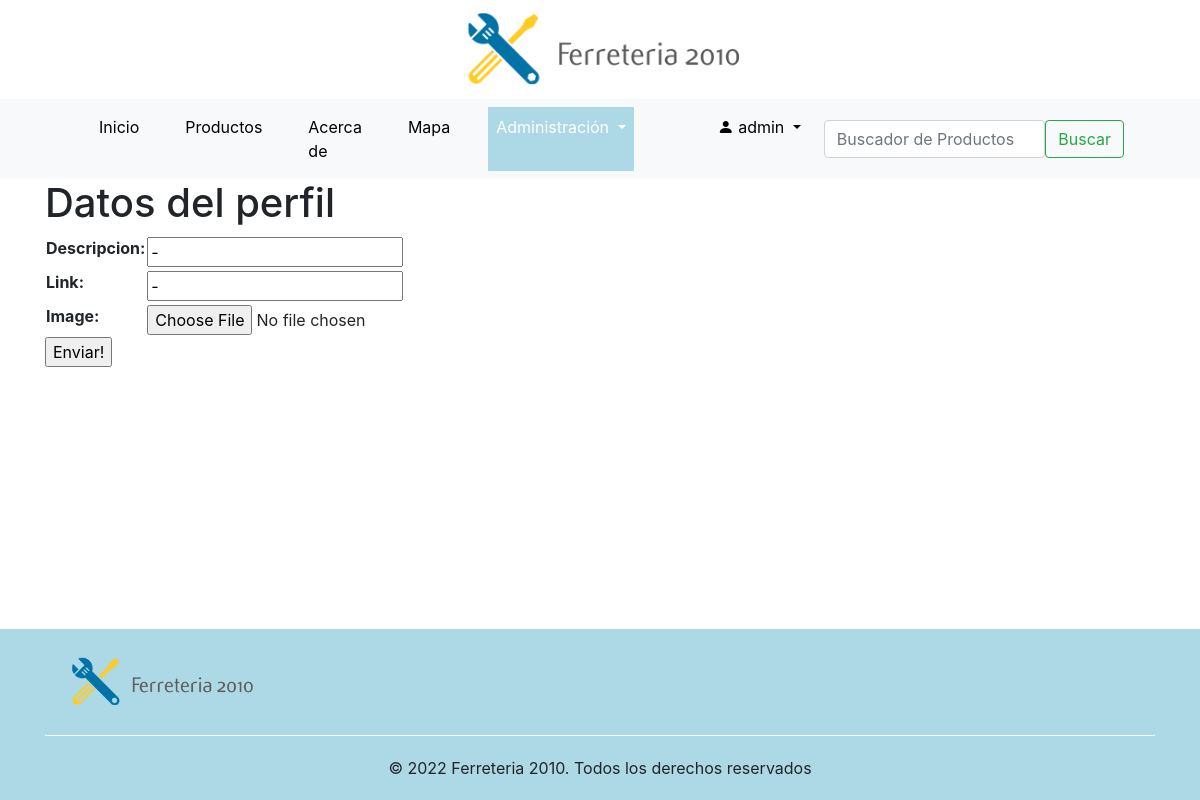
The page /accounts/create-profile/ (signed in) on the database as committed earlier.
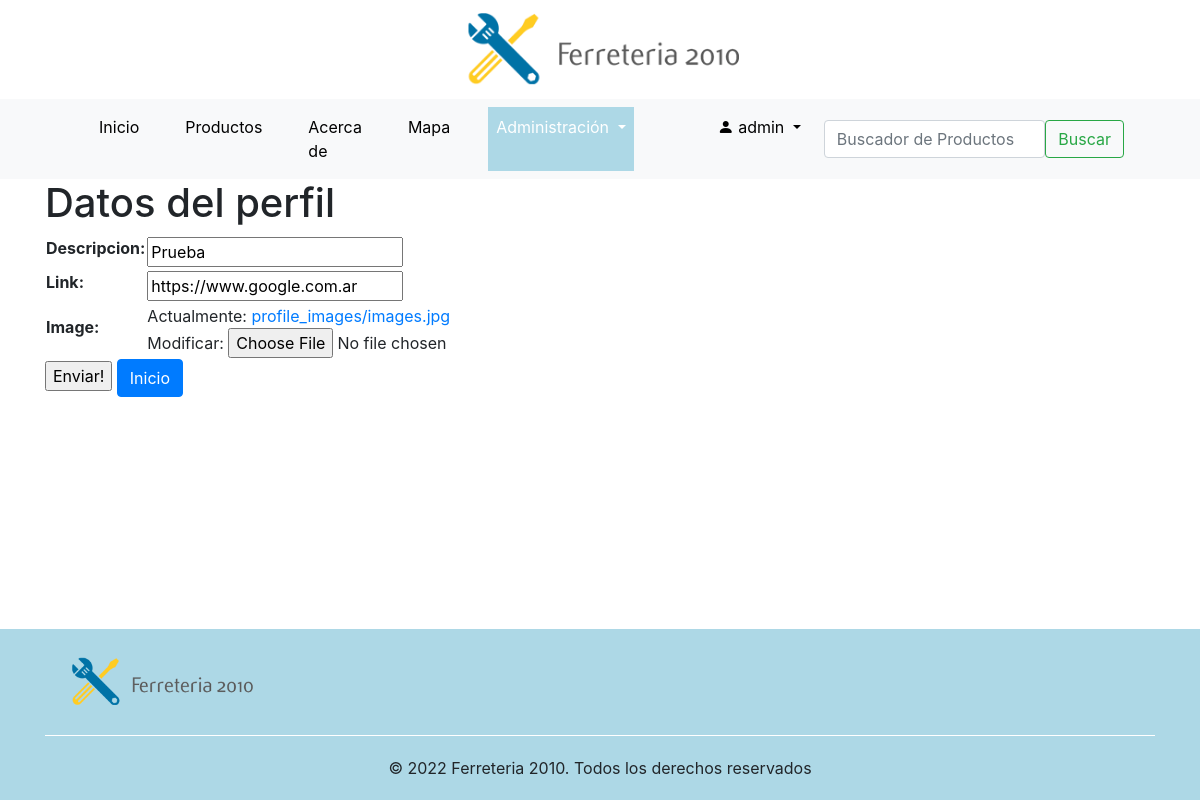
The same page on the database as committed later.
### accounts/models.py (models this page shows, shortened)
class User_profile(models.Model):
    username = models.OneToOneField(User, on_delete=models.CASCADE, related_name='User_profile')
    descripcion = models.CharField(max_length=200, default='-', blank=True)
    link = models.URLField(max_length=100, default='-', blank=True)
    image = models.ImageField(upload_to = 'profile_images', default='default.jpg')
    class Meta:
        verbose_name = 'Perfil de usuario'
        verbose_name_plural = 'Perfiles de usuario'

### accounts/views.py (the view, shortened to what this page needs)
# urls.py: path('create-profile/', create_profile, name='create_profile'),
@login_required
def create_profile(request):
   grupo = usuario_logueado(request)
   if request.method == 'GET':
      try:
         boton = True
         username  = request.user.username
         id_usuario = list(User.objects.filter(username__icontains = username).values_list('id', flat=True))
         profile =  User_profile.objects.get(username_id = id_usuario[0])
         form = Profile_form(initial={
               'descripcion':profile.descripcion,
               'link':profile.link,
               'image':profile.image
               })
         context ={'form':form, 'grupo':grupo, 'boton':boton}
      except ObjectDoesNotExist:
         form = Profile_form()
         boton = False
         context ={'form':form, 'grupo':grupo, 'boton':boton}
   return render(request, 'accounts/create_profile.html', context=context)

### accounts/forms.py
class Profile_form(forms.ModelForm):
    class Meta:
        model = User_profile
        exclude = ('username',)
        fields = '__all__'

### django_base/functions.py (called while the page is built)
def usuario_logueado(request):
    if request.user.is_authenticated:
        username  = request.user.username
        id_usuario = User.objects.filter(username__icontains = username).values('id')
        lista_grupo = list(Group.objects.filter(user__in = id_usuario).values_list('name', flat=True))
        for grupo in lista_grupo:
            if grupo == 'Ferreteria':
                return True
            else:
                return False
    else:
        return False

### templates/accounts/create_profile.html (shortened to what this page needs)
{% extends 'base.html' %}
{% load static %}
{% block nav_administracion_activo %}active{% endblock %}
{% block contenido %}
{% if form %}
    <h1>Datos del perfil</h1>
    <form action="" method="POST" enctype="multipart/form-data">
        <table>
            {{form.as_table}}
        </table>
        <input type="submit", value="Enviar!">
        {% if boton == True %}
        <a href="/" class="btn btn-primary">Inicio</a>
        {% endif %}
    </form>
{% endif %}
{% endblock %}

Rows that differ between the two databases and show on the page:
added User_profile: descripcion "Prueba", link "https://www.google.com.ar"
Other text that changed with them:
form field descripcion: "-" → (not shown)
form field link: "-" → (not shown)
text no longer shown: "Descripcion: Link: Image:"
text now shown: "Descripcion: Link: Image: Actualmente: profile_images/images.jpg Modificar: Inicio"
